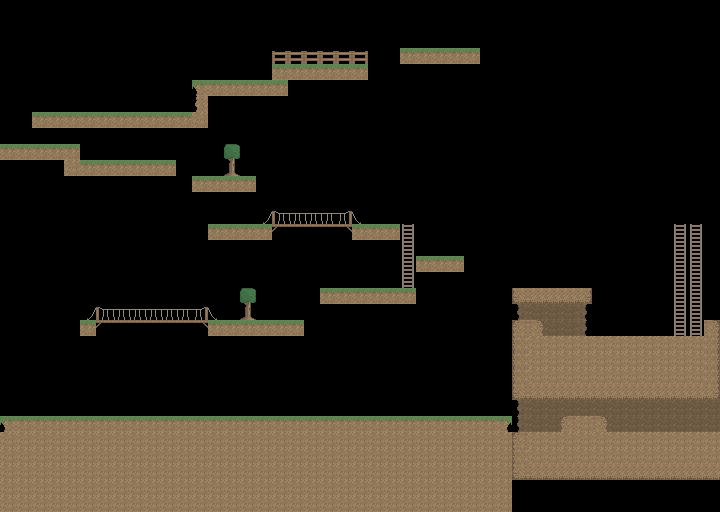

Rendered tile map (Tiled .tmx) drawn with the repository's tilesets; below, a short description and the map source with its tile grids summarised:
An orthogonal 45x32 tile map with 16x16 px tiles, 4 tile layers (layer4, layer1, layer2, layer3).

<map version="1.0" orientation="orthogonal" width="45" height="32" tilewidth="16" tileheight="16">
 <tileset firstgid="1" name="tileset_16x16" tilewidth="16" tileheight="16">
  <image source="../assets/tileset_16x16.png" width="128" height="112" />
 </tileset>
 <layer name="layer4" width="45" height="32">
  <data>[1440 cells, 52 non-empty, 4 distinct tile ids]</data>
 </layer>
 <layer name="layer1" width="45" height="32">
  <data>[1440 cells, 362 non-empty, 14 distinct tile ids]</data>
 </layer>
 <layer name="layer2" width="45" height="32">
  <data>[1440 cells, 12 non-empty, 3 distinct tile ids]</data>
 </layer>
 <layer name="layer3" width="45" height="32">
  <data>[1440 cells, 26 non-empty, 8 distinct tile ids]</data>
 </layer>
 <objectgroup name="Object1" width="45" height="32" />
</map>